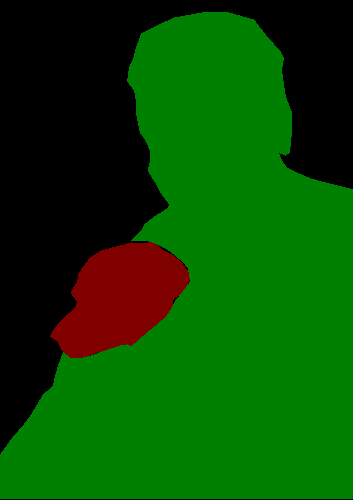
#> input picture 000001.png, 353 x 500 px
$ jupyter execute labelme_mask_load.ipynb
#> lines starting #> are read from the running program, lines starting #| are printed output that depends on the picture
[cell 1]
from PIL import Image
import cv2
import numpy as np
import matplotlib.pyplot as plt

[cell 2]
image_path = "000001.png"

# PIL打开保存8bitmask(彩色和黑白都正确)

[cell 3]
image1 = Image.open(image_path)
#> image1 is the input picture: PIL image 353x500 P; mean R, G, B 7.4, 75.6, 0
image1

[cell 4]
# 直接保存还能有颜色
image1.save("000001-1.png")

[cell 5]
np.unique(image1)
#> Out = [0, 1, 2]

[cell 6]
# 转换为numpy后再转换为Image就没有颜色了
Image.fromarray(np.array(image1), mode="L").save("000001-2.png")
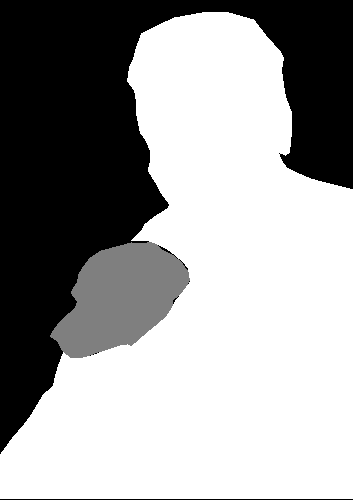
#> saved as 000001-2.png: PIL image 353x500 L; min 0, max 2, mean 1.24; drawn with min black and max white

[cell 7]
np.unique(Image.open("000001-2.png"))

# opencv打开保存mask

## 读取8bit彩色mask(错误)

[cell 8]
image2 = cv2.imread(image_path, flags=0)
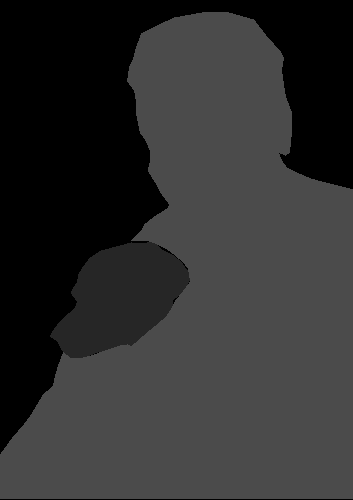
#> image2: shape (500, 353); min 0, max 75, mean 46.5
np.unique(image2)  # 标签错误
#> Out = [0, 38, 75]

[cell 9]
plt.imshow(cv2.cvtColor(image2, cv2.COLOR_BGR2RGB))

[cell 10]
image3 = cv2.imread("000001-1.png", flags=0)
np.unique(image3)  # 标签错误
#> Out = [0, 38, 75]

[cell 11]
plt.imshow(cv2.cvtColor(image3, cv2.COLOR_BGR2RGB))

## 读取8bit黑白mask(正确)

[cell 12]
image4 = cv2.imread("000001-2.png", flags=0)
np.unique(image4)  # 标签正确
#> Out = [0, 1, 2]

[cell 13]
plt.imshow(cv2.cvtColor(image4, cv2.COLOR_BGR2RGB))
